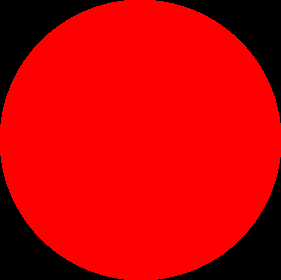
#> input picture where_mask/images/cylinder.png, 281 x 280 px, found by its file name
$ jupyter execute --allow-errors MMML_combined_mask.ipynb   (shell and % lines are left out)
#> lines starting #> are read from the running program, lines starting #| are printed output that depends on the picture; after the words box and inside, x2 and y2 are one past the last pixel; in counts of white or black regions, pixels touching at a corner belong together
<a href="https://colab.research.google.com/github/shell769324/NILBIE/blob/main/where_mask/MMML_combined_mask.ipynb" target="_parent"></a>

[cell 1]
# Mount your Drive and Move required Files
from google.colab import drive
drive.mount('/content/drive')

#WHAT MASK

[cell 2]
import urllib.request
import numpy as np
import cv2
import os
import matplotlib.pyplot as plt
import h5py
import cv2
from PIL import Image
import numpy as np
import re
import collections

[cell 3]
try:
  urllib.request.urlretrieve('https://raw.githubusercontent.com/shell769324/NILBIE/main/where_mask/images/cube.png', "cube.png")
  urllib.request.urlretrieve('https://raw.githubusercontent.com/shell769324/NILBIE/main/where_mask/images/sphere.png', "sphere.png")
  urllib.request.urlretrieve('https://raw.githubusercontent.com/shell769324/NILBIE/main/where_mask/images/cylinder.png', "cylinder.png")
  urllib.request.urlretrieve('https://raw.githubusercontent.com/shell769324/NILBIE/main/where_mask/images/objects.txt', "objects.txt")
#> (this line was passed over: the network is not available in this run)
except:
  print('Could not download images for generating Masks for grey objects')

#> (a cell that did not finish here is left out)

[cell 5]
def create_sample_mask(img):
  img = img[:,:, 2]
  R = len(img)
  C = len(img[0])
  # print(R, C)
  mask = [[0]*C for _ in range(R)]
  for i in range(R):
    for j in range(C):
      if img[i][j] == 255:
        mask[i][j] = 1

  return mask

[cell 6]
gen_masks_shape = {}

img_cube = cv2.imread('cube.png')
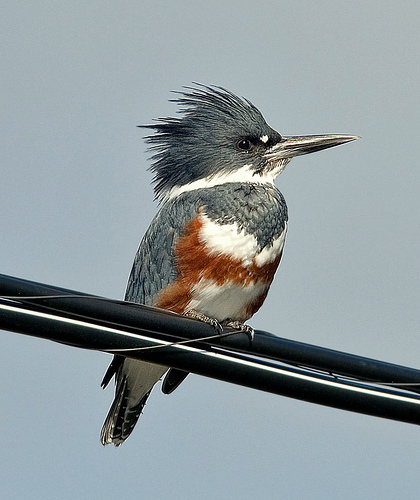
#> img_cube: shape (500, 420, 3); mean B, G, R 155.6, 152.3, 141.6
img_sphere = cv2.imread('sphere.png')
#> img_sphere is the input picture: shape (280, 281, 3); mean B, G, R 0, 0, 201.7
img_cylinder = cv2.imread('cylinder.png')
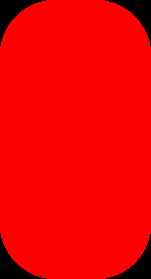
#> img_cylinder: shape (279, 151, 3); mean B, G, R 0, 0, 239.6

gen_mask_cube = create_sample_mask(img_cube)
#> in create_sample_mask, `img = img[:,:, 2]`:
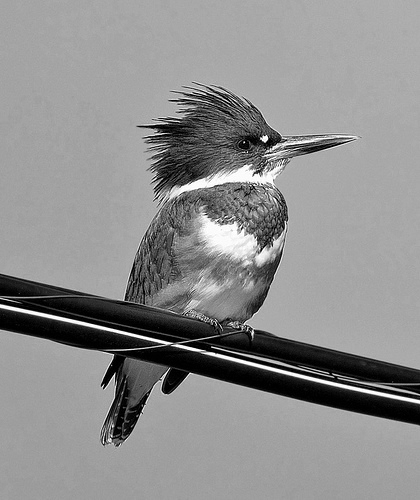
#> img: shape (500, 420); min 0, max 255, mean 141.6
#> in create_sample_mask, `R = len(img)`: R = 500
#> in create_sample_mask, `C = len(img[0])`: C = 420
#> in create_sample_mask, `mask = [[0]*C for _ in range(R)]`: mask = 500 items
#> gen_mask_cube = 500 items
gen_mask_sphere = create_sample_mask(img_sphere)
#> in create_sample_mask (call 2), `img = img[:,:, 2]`:
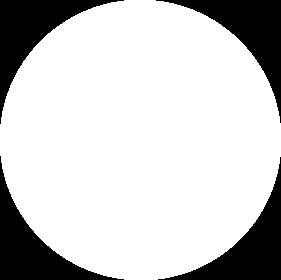
#> img: shape (280, 281); 79.1% white; 4 black regions, box (x1, y1, x2, y2) and area: (156, 0, 281, 123) 4123, (0, 156, 124, 280) 4121, (0, 0, 124, 124) 4111, (158, 157, 281, 280) 4092
#> in create_sample_mask (call 2), `R = len(img)`: R = 280
#> in create_sample_mask (call 2), `C = len(img[0])`: C = 281
#> in create_sample_mask (call 2), `mask = [[0]*C for _ in range(R)]`: mask = 280 items
#> gen_mask_sphere = 280 items
gen_mask_cylinder = create_sample_mask(img_cylinder)
#> in create_sample_mask (call 3), `img = img[:,:, 2]`:
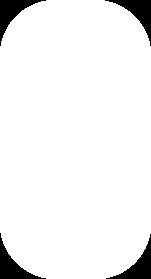
#> img: shape (279, 151); 94% white; 4 black regions, box (x1, y1, x2, y2) and area: (105, 0, 151, 46) 641, (0, 233, 46, 279) 639, (0, 0, 46, 46) 636, (106, 234, 151, 279) 626
#> in create_sample_mask (call 3), `R = len(img)`: R = 279
#> in create_sample_mask (call 3), `C = len(img[0])`: C = 151
#> in create_sample_mask (call 3), `mask = [[0]*C for _ in range(R)]`: mask = 279 items
#> gen_mask_cylinder = 279 items

dim = (20,20)
dim_cyl = (10,20)

# resize image
resized_sphere = cv2.resize(img_sphere, dim, interpolation = cv2.INTER_AREA)
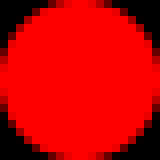
#> resized_sphere: shape (20, 20, 3) (shown 8 times larger); mean B, G, R 0, 0, 201.7
gen_masks_shape['sphere'] = resized_sphere[:,:,2]

resized_cube = cv2.resize(img_cube, dim, interpolation = cv2.INTER_AREA)
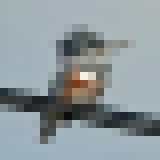
#> resized_cube: shape (20, 20, 3) (shown 8 times larger); mean B, G, R 155.6, 152.3, 141.7
gen_masks_shape['cube'] = resized_cube[:,:,2]

resized_cyl = cv2.resize(img_cylinder, dim_cyl, interpolation = cv2.INTER_AREA)
gen_masks_shape['cylinder'] = resized_cyl[:,:,2]
